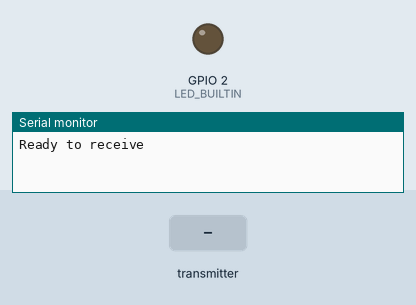
Simulated run of this sketch. Board: ESP32. Parts: output pins drawn as LEDs (lit = HIGH), the last lines printed to the serial monitor. The inputs (shaded band) are chosen by the test bench.

Above: at 4.2 s.
4.3 s: the transmitter starts sending myMessage = 0
At 6.15 s:
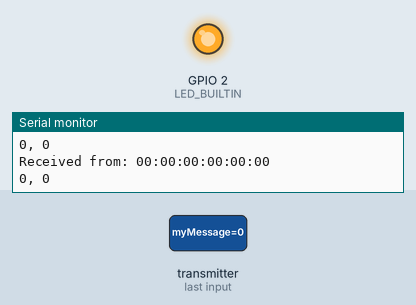
Timing chart, 0 to 13.3 s (numbered marks = the images above; inputs shaded):
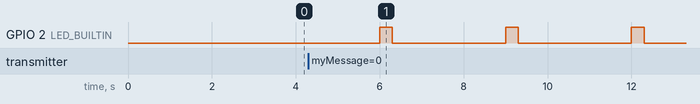

Measured:
- by itself, GPIO 2 (LED_BUILTIN): alternates HIGH for 0.30 s and LOW for 2.7 s

The sketch:

espnow-01-client.ino
```cpp
#include <esp_now.h>
#include <WiFi.h>

typedef struct struct_message {
  char myMessage[32];
  int myCount;
} struct_message;

struct_message myData;

void onReceive(const uint8_t * mac, const uint8_t *incomingData, int len) {
  memcpy(&myData, incomingData, sizeof(myData));

  // Print the MAC address of the sender
  char macStr[18];
  snprintf(macStr, sizeof(macStr), "%02X:%02X:%02X:%02X:%02X:%02X", mac[0], mac[1], mac[2], mac[3], mac[4], mac[5]);
  Serial.print("Received from: ");
  Serial.println(macStr);

  // Print the received message and count
  Serial.print(myData.myMessage);
  Serial.print(", ");
  Serial.println(myData.myCount);
  Serial.println();
  digitalWrite(LED_BUILTIN, LOW);
}

void setup() {
  Serial.begin(115200);
  pinMode(LED_BUILTIN, OUTPUT);
  digitalWrite(LED_BUILTIN, LOW);

  WiFi.mode(WIFI_STA);
  if (esp_now_init() != ESP_OK) {
    return;
  }
  esp_now_register_recv_cb(onReceive);
  delay(3000);
  Serial.println("Ready to receive");
}

void loop() {
  delay(3000);
  digitalWrite(LED_BUILTIN, HIGH);
}
```
